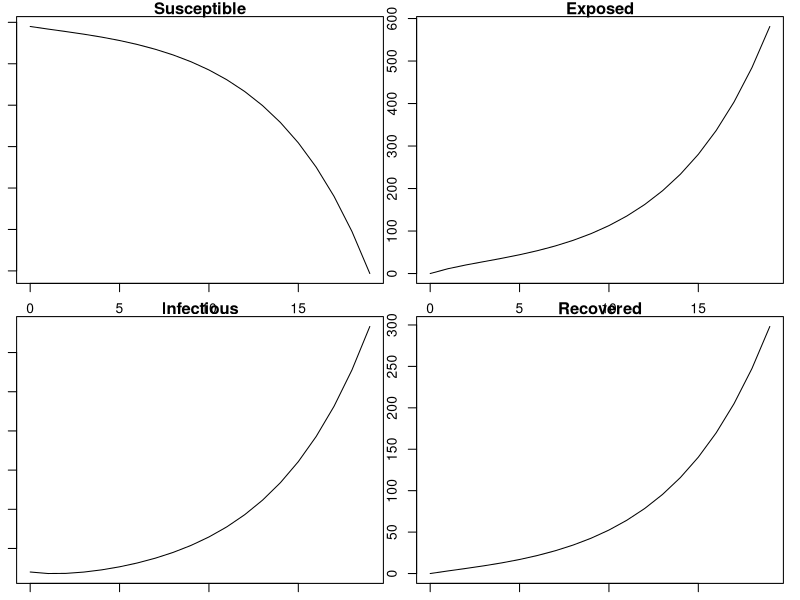
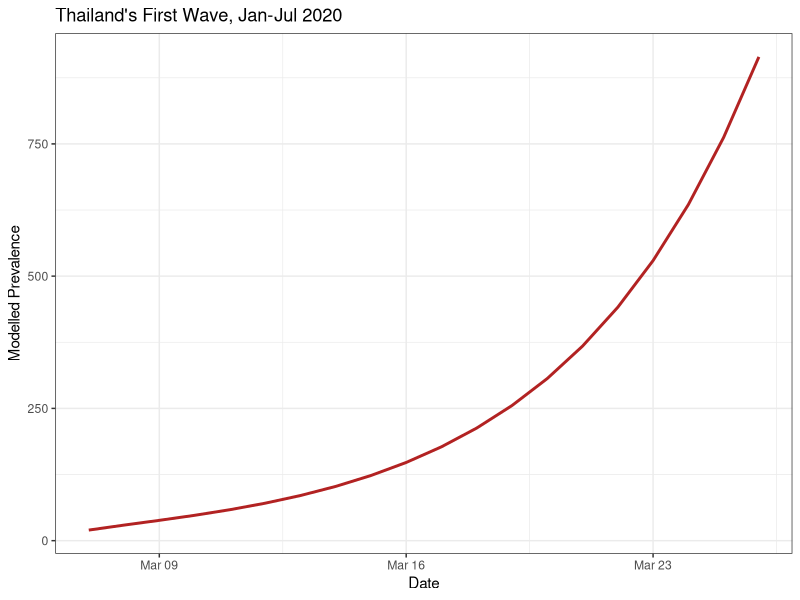
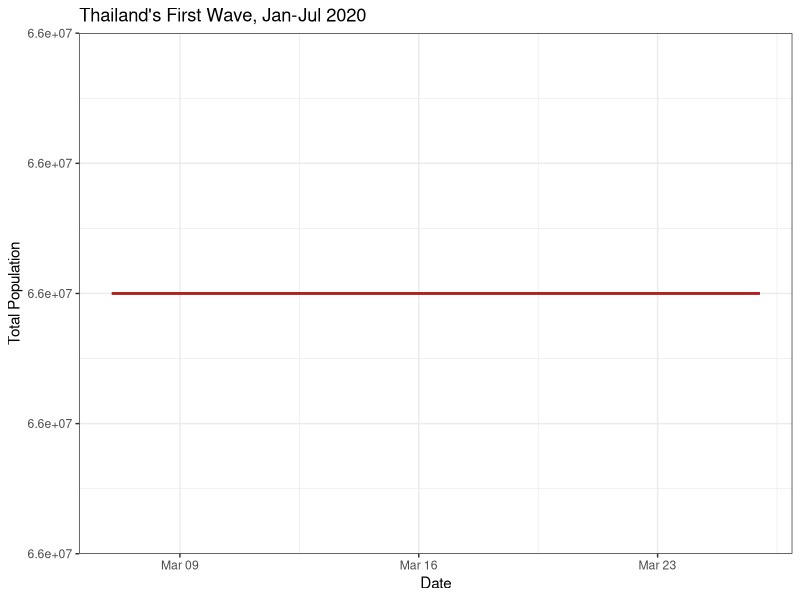
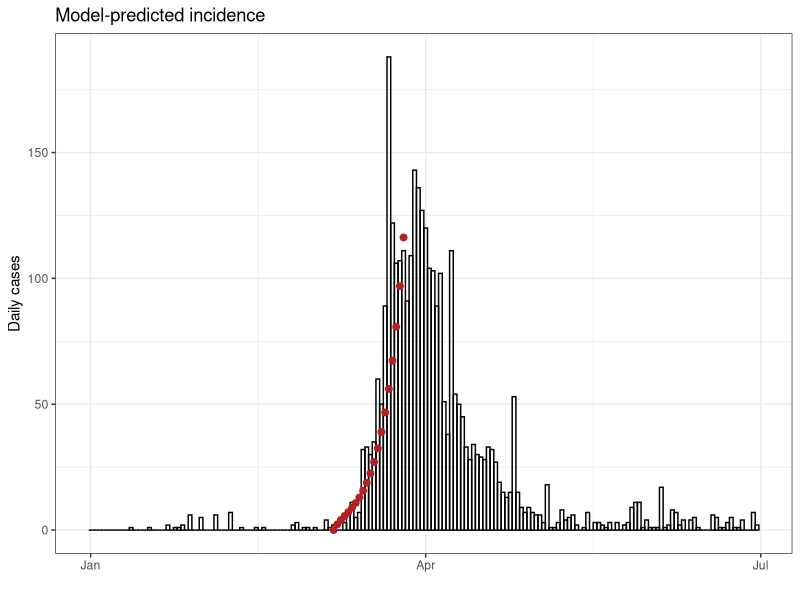
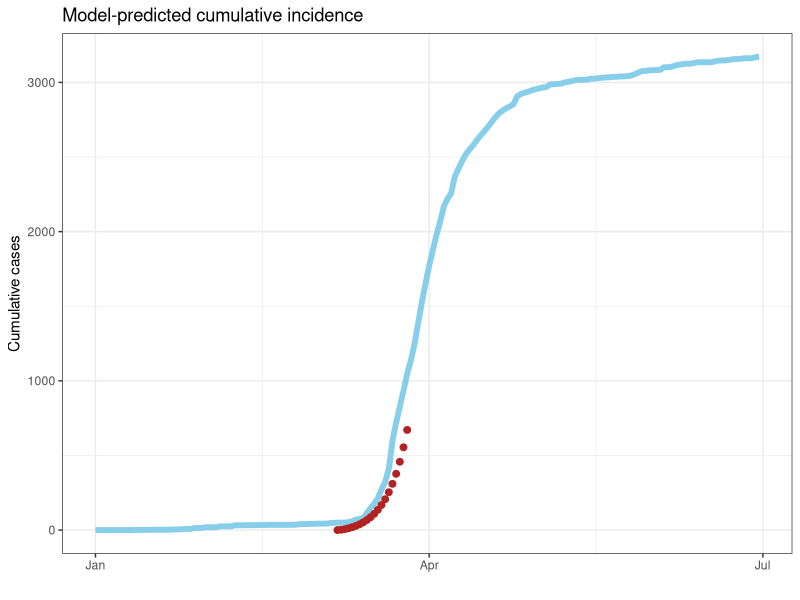

Write the R code that produced these figures, in order.
## ---- chunk 1
knitr::opts_chunk$set(
    fig.align = "center"
)
## ---- chunk 2
library(dplyr)
library(deSolve)
library(ggplot2)
## ---- chunk 3
first_wave <- read.csv("first_wave_TH.csv", colClasses = c("Date", "numeric", "numeric"))
# Convert dates
first_wave$Date <- as.Date(first_wave$Date, format = "%Y-%m-%d")

summary(first_wave)
## ---- chunk 4
parameters <- c(
    R0 = 4,
    incubation_period = 5,
    infectious_period = 6
)
## ---- chunk 5
# Initial conditions
Total_population <- 6.6e7
Initial_exposed <- 0
Initial_infected <- 20
Initial_recovered <- 0
Initial_susceptible <- Total_population - Initial_exposed - Initial_infected - Initial_recovered

# State variables
state <- c(
    Susceptible = Initial_susceptible,
    Exposed = Initial_exposed,
    Infectious = Initial_infected,
    Recovered = Initial_recovered
)
## ---- chunk 6
# Time window
start_date <- as.Date("2020-03-07")
end_date <- as.Date("2020-03-26")
times <- seq(start_date, end_date, by = 1)
## ---- chunk 7
# Model function
COVID.base <- function(t, state, parameters) {
    with(as.list(c(state, parameters)), {
        # Calculate the total population size
        Total_population <- Susceptible + Exposed + Infectious + Recovered

        # Calculate the average force of infection imposed on each susceptible individual
        force_of_infection <- R0 * Infectious / (Total_population * infectious_period)

        # Calculate the net (instantaneous) change in each state variable
        Susceptible_change <- -force_of_infection * Susceptible
        Exposed_change <- force_of_infection * Susceptible - Exposed / incubation_period
        Infectious_change <- Exposed / incubation_period - Infectious / infectious_period
        Recovered_change <- Infectious / infectious_period

        # Return net changes as list
        return(list(
            c(
                Susceptible_change,
                Exposed_change,
                Infectious_change,
                Recovered_change
            )
        ))
    })
}
## ---- chunk 8
# Solve model
out <- ode(y = state, times = as.numeric(times - times[1]), func = COVID.base, parms = parameters)
# Plot solution
par(mar = c(1, 1, 1, 1)) # reduce the margins of the plot in order to fit it in the panel
plot(out)
## ---- chunk 9
tidy_base_model <- function(ode_output, times, parameters) {
    as.data.frame(ode_output) %>%
        mutate(
            Prevalence = Exposed + Infectious,
            Incidence = Exposed / parameters["incubation_period"],
            Cumulative_incidence = cumsum(Incidence) + Incidence[1],
            Population = Susceptible + Exposed + Infectious + Recovered,
            Date = times
        )
}

tidied_output <- tidy_base_model(out, times, parameters)
## ---- chunk 10
ggplot() +
    geom_line(aes(x = Date, y = Prevalence), data = tidied_output, linewidth = 1, colour = "firebrick") +
    labs(x="Date", y="Modelled Prevalence") +
    ggtitle("Thailand's First Wave, Jan-Jul 2020") +
    theme_bw()

ggplot() +
    geom_line(aes(x = Date, y = Population), data = tidied_output, linewidth = 1, colour = "firebrick") +
    ggtitle("Thailand's First Wave, Jan-Jul 2020") +
    labs(x="Date", y="Total Population") +
    ggtitle("Thailand's First Wave, Jan-Jul 2020") +
    theme_bw()
## ---- chunk 11
# Compare the solution with the data
# Incidence
ggplot(first_wave) +
  geom_col(aes(x=Date, y=Cases), width=1, fill=NA, colour="black") +
  geom_point(data=tidied_output, aes(x=Date, y=Incidence), size=2, colour="firebrick") +
  ylab("Daily cases") +
  xlab("") +
  ggtitle("Model-predicted incidence") +
  theme_bw()


# Cumulative incidence
ggplot(first_wave) +
  geom_line(aes(x=Date, y=Cumulative_cases), linewidth=2, colour="skyblue") +
  geom_point(data=tidied_output, aes(x=Date, y=Cumulative_incidence), size=2, colour="firebrick") +
  ylab("Cumulative cases") +
  xlab("") +
  ggtitle("Model-predicted cumulative incidence") +
  theme_bw()		
## ---- chunk 12
start_date = as.Date("2020-03-07")
end_date = as.Date("2020-04-26")
times_long = seq(start_date, end_date, by=1)

long_out <- ode(y = state, times = as.numeric(times_long - times_long[1]), func = COVID.base, parms = parameters)
tidied_long <- tidy_base_model(long_out, times_long, parameters)
